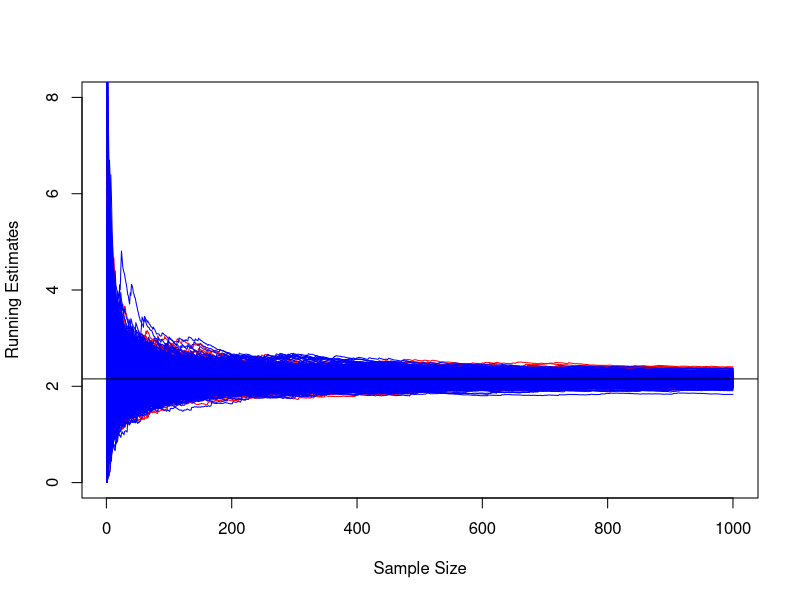

R code for this plot:
##################################################
### xy exp( sin (xy) )
##################################################

set.seed(1)
N <- 1e5

wis <- function(N = 1e4)
{
  samp <- runif(2*N, min = 0, max = pi)
  x <- head(samp, N)
  y <- tail(samp, N)
  weights <- exp(sin(x*y))
  
  return(list(weights = weights, samples = cbind(x,y)))
}

output <- wis(N = N)
est <- mean( output$samples[,1]* output$samples[,2] * output$weights) / mean(output$weights)
est


##################################################
### Demonstrating convergence
##################################################
reps <- 5e2
N <- 1e3
ests <- numeric(length = reps)


plot(1:N, rep(est, N), type = "n", ylim = c(0, 8), ylab = "Running Estimates", xlab = "Sample Size")
for(r in 1:reps)
{
  output <- wis(N = N)
  cumsum.num <- cumsum(output$samples[,1]*output$samples[,2]* output$weights)
  cumsum.den <- cumsum(output$weights)
  lines(1:N, cumsum.num/cumsum.den, col = "red")
}


## Comparing with simple importance sampling

for(r in 1:reps)
{
  samp <- runif(2*N, min = 0, max = pi)
  x <- head(samp, N)
  y <- tail(samp, N)
  fn.value <- pi^2* x*y*exp(sin(x*y))/15.5092
  # only numerator here multiplied with a*b
  cumsum.num <- cumsum(fn.value)
  lines(1:N, cumsum.num/(1:N), col = "blue")
}
abline(h = 2.15356, col = "black")


#Simple importance sampling is maybe slightly better!
